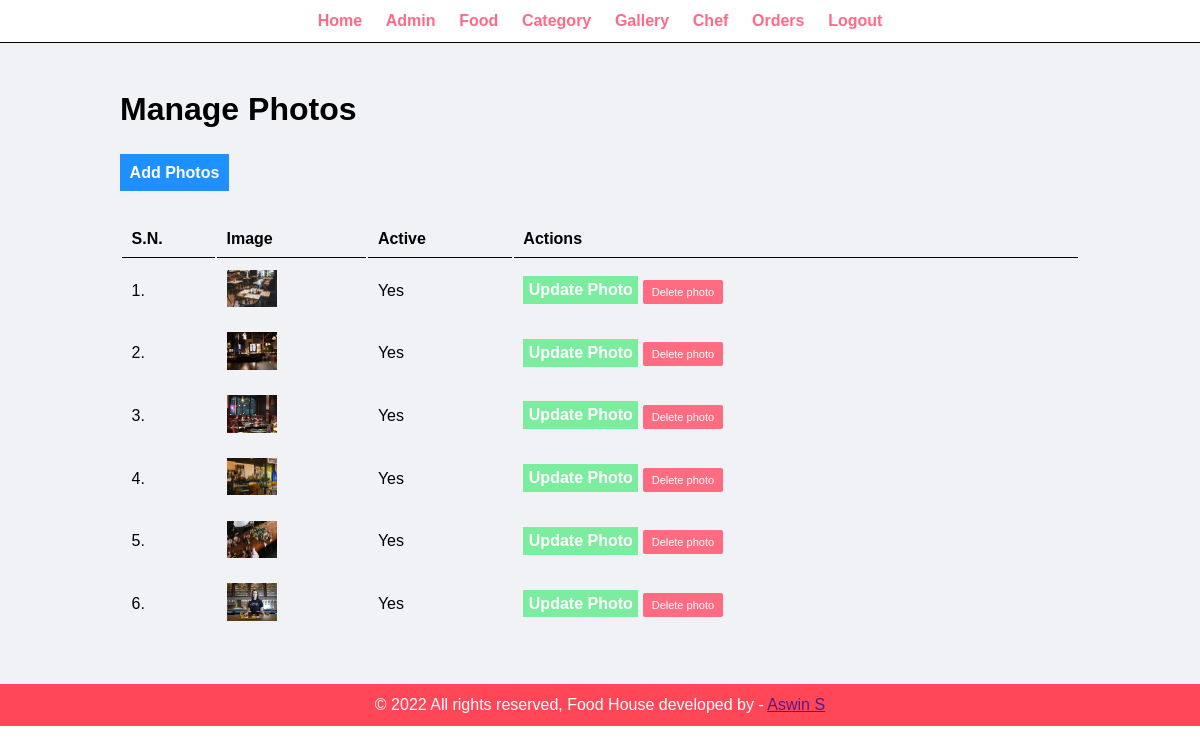
/admin/manage-gallery.php (signed in), run on the app's committed database.
### tables this page shows
CREATE TABLE `tbl_gallery` (
  `id` int(10) UNSIGNED NOT NULL,
  `image_name` varchar(100) NOT NULL,
  `active` varchar(10) NOT NULL
);

### admin/manage-gallery.php (the view, shortened to what this page needs)
<?php include('partials/menu.php'); ?>
<div class="main-content">
    <div class="wrapper">
        <h1>Manage Photos</h1>
        <br /><br />
                <a href="<?php echo SITEURL; ?>admin/add-gallery.php" class="btn-primary">Add Photos</a>
                <br /><br /><br />
                <table class="tbl-full">
                    <tr>
                        <th>S.N.</th>
                        <th>Image</th>
                        <th>Active</th>
                        <th>Actions</th>
                    </tr>
                    <?php
                        $sql = "SELECT * FROM tbl_gallery";
                        $res = mysqli_query($conn, $sql);
                        $count = mysqli_num_rows($res);
                        $sn=1;
                        if($count>0)
                        {
                            while($row=mysqli_fetch_assoc($res))
                            {
                                $id = $row['id'];
                                $image_name = $row['image_name'];
                                $active = $row['active'];
                                ?>
                                <tr>
                                    <td><?php echo $sn++; ?>. </td>
                                    <td>
                                        <?php
                                            if($image_name=="")
                                            {
                                                echo "<div class='error'>Image not Added.</div>";
                                            }
                                            else
                                            {
                                                ?>
                                                <img src="<?php echo SITEURL; ?>assets/img/gallery/<?php echo $image_name; ?>" width="50px">
                                                <?php
                                            }
                                        ?>
                                    </td>
                                    <td><?php echo $active; ?></td>
                                    <td>
                                        <a href="<?php echo SITEURL; ?>admin/update-gallery.php?id=<?php echo $id; ?>" class="btn-secondary">Update Photo</a>
                                        <a href="<?php echo SITEURL; ?>admin/delete-gallery.php?id=<?php echo $id; ?>&image_name=<?php echo $image_name; ?>" class="btn-danger">Delete photo</a>
                                    </td>
                                </tr>
                                <?php
                            }
                        }
                        else
                        {
                            echo "<tr> <td colspan='7' class='error'> Food not Added Yet. </td> </tr>";
                        }
                    ?>
                </table>
    </div>
</div>
<?php include('partials/footer.php'); ?>

### assets/css/admin.css (style rules this page uses)
* { margin: 0; padding: 0; font-family: Arial, Helvetica, sans-serif; }
.wrapper { padding: 1%; width: 80%; margin: 0 auto; }
.tbl-full { width: 100%; }
table tr th { border-bottom: 1px solid black; padding: 1%; text-align: left; }
table tr td { padding: 1%; }
.btn-primary { background-color: #1e90ff; padding: 1%; color: #fff; text-decoration: none; font-weight: bold; }
.btn-secondary { background-color: #7bed9f; padding: 1%; color: #fff; text-decoration: none; font-weight: bold; }
.btn-danger { background-color: #ff6b81; padding: 1%; color: #fff; text-decoration: none; font-weight: bold; }
.main-content { padding: 3% 0; background-color: #f1f2f6; }
.btn-danger { border-radius: .125rem; font-size: 11px; font-weight: 400; line-height: 1; padding: .375rem .5625rem; font-weight: 500; }

### data on the page
tbl_gallery: image_name (picture), active "Yes"
tbl_gallery: image_name (picture), active "Yes"
tbl_gallery: image_name (picture), active "Yes"
tbl_gallery: image_name (picture), active "Yes"
tbl_gallery: image_name (picture), active "Yes"
tbl_gallery: image_name (picture), active "Yes"
